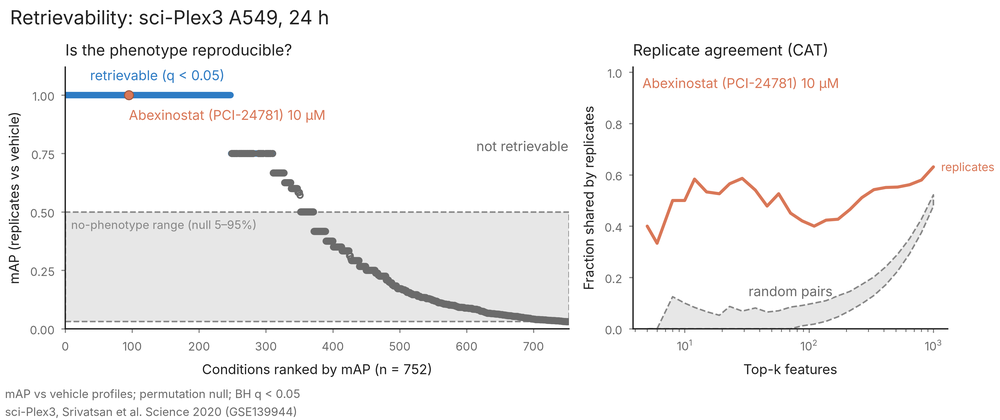
#> input picture docs/img/gallery/1_retrievability.png, 1000 x 420 px, found by its file name
$ python make_gallery.py
#> lines starting #> are read from the running program, lines starting #| are printed output that depends on the picture
"""Build docs/gallery.md: every plot next to its classic counterpart.

    python case_studies/cs1_sciplex_hdac.py   # once (real sci-Plex3 figures)
    python docs/make_gallery.py

Real-data figures come from CS1 (sci-Plex3, GEO GSE139944). Plate Atlas is shown on the
**synthetic** test plates: GDSC-derived plate figures stay local (licence, see
docs/data_status.md). Images are downscaled copies in docs/img/gallery/.
"""

from __future__ import annotations

import re
import sys
from pathlib import Path

import matplotlib

matplotlib.use("Agg")
from PIL import Image

ROOT = Path(__file__).resolve().parents[1]
CS1 = ROOT / "case_studies" / "out" / "cs1_sciplex_hdac"
IMG = ROOT / "docs" / "img" / "gallery"
OUT = ROOT / "docs" / "gallery.md"
WIDTH = 1000

#: (stem, plot, question, classic name, what the question-first version adds)
PLOTS = [
    (
        "1_retrievability",
        "Retrievability",
        "Is the effect real?",
        "replicate scatter",
        [
            "every condition is tested against vehicle, with an FDR-controlled call per "
            "condition, instead of one correlation driven by a few large genes",
            "the null band shows what 'no phenotype' looks like; non-retrievable "
            "conditions are greyed and later plots can drop them (the gate)",
        ],
    ),
    (
        "2_compass",
        "Compass",
        "What known mechanism does this compound resemble, and how strongly?",
        "PCA (reference classes coloured)",
        [
            "axes are mechanisms (reference classes), not principal components",
            "distance = noise-corrected signal strength; the residual says how much is "
            "unexplained, and compounds the references cannot explain are flagged",
            "the reference set and its version are printed; members are fitted leave-one-out",
        ],
    ),
    (
        "3_dose_paths",
        "Dose Paths",
        "Does the mechanism change with dose?",
        "PCA coloured by dose",
        [
            "each compound is a path from vehicle through its doses, on axes with meaning "
            "(likeness to the reference; stress)",
            "bends are tested (turn > 30° beyond noise) and only significant ones are "
            "annotated; the reference class's own path is drawn for comparison",
        ],
    ),
    (
        "4_fingerprint",
        "Fingerprint Strip",
        "What did each compound do, at pathway level?",
        "volcano (one compound)",
        [
            "many compounds × curated pathway groups at once, references first",
            "non-significant cells are neutral (BH over the whole matrix); colour "
            "limits and row ordering are stated",
        ],
    ),
    (
        "5_effect_ladder",
        "Effect Ladder",
        "Which genes moved, and how sure are we?",
        "volcano",
        [
            "the top genes with 95% intervals, grouped by gene set; intervals crossing "
            "zero are grey",
            "the count strip keeps the volcano's overview: how many genes went up and "
            "down across the transcriptome",
        ],
    ),
]


OUT_CS = ROOT / "case_studies" / "out"

#: Further real-data plots from other case studies: (folder, stem, plot, question, classic,
#: data note, what changes). Skipped with a note when the case study has not been run.
EXTRA = [
    (
        "cs6_engagement_ladder",
        "engagement_ladder",
        "Engagement Ladder",
        "Does potency hold up from enzyme to cell to phenotype, and where does it break?",
        "grouped bar chart of potencies",
        "Biochemical Kd (Davis et al. 2011), live-cell engagement in HEK293 (Vasta et al. "
        "2018; apparent IC50 from single-dose occupancy) and PRISM viability (CS6). The "
        "dasatinib flag is discussed in the CS6 report: BCR-ABL in K562 vs full-length ABL1 "
        "in HEK293 is the likely reason.",
        [
            "every rung on one concentration axis, so the shift from protein to cell to "
            "phenotype is read directly",
            "automatic flags: phenotype far more potent than engagement (off-target?), shifts "
            "beyond the expected ATP effect, exposure below the active concentration",
            "dashed segments and labels wherever rungs come from different cell systems",
        ],
    ),
    (
        "cs6_engagement_ladder",
        "selectivity_crizotinib_nanobret",
        "Selectivity Spectrum",
        "How specific is this compound?",
        "bar chart of most potent targets",
        "Crizotinib engagement of 178 kinases in live HEK293 cells (Vasta et al. 2018, "
        "apparent IC50 from occupancy at 1 µM); the biochemical spectrum (Davis 2011) is in "
        "the CS6 report: 69 kinases bound biochemically, 13 engaged in cells.",
        [
            "the whole panel, strongest first, with censored (not detected) targets shown "
            "and counted",
            "off-targets judged against exposure (free Cmax band) when supplied, otherwise by "
            "a stated 10-fold rule; panel coverage in the footer",
        ],
    ),
    (
        "cs2_prism_windows",
        "window_ACH-000219",
        "Window",
        "Is there a dose that works without the toxicity?",
        "overlaid dose-response curves",
        "PRISM 20Q2 secondary (Corsello et al. 2020, CC BY 4.0): dabrafenib in A375 (BRAF "
        "V600E melanoma) against the median of 676 non-skin lines as the toxicity proxy "
        "(CS2).",
        [
            "EC90 (on-target) and EC10 (toxicity) with bootstrap intervals instead of IC50s",
            "the window is drawn only when both fits pass quality checks, and is open-ended "
            "when toxicity never appears in the tested range",
            "exposure (free Cmax) is a band, never a line, and only when supplied",
        ],
    ),
    (
        "cs7_reference_library",
        "card_bortezomib_unrelated",
        "Neighbourhood Card",
        "Which annotated compounds does this one resemble?",
        "ranked similarity bars",
        "LINCS L1000 phase II (GEO GSE70138) consensus signatures, 603 compounds with "
        "Repurposing Hub MoA; bortezomib left out of its own library (CS7). Shown with the "
        "**unrelated-pairs null**; under the handover's all-pairs null (the current default) "
        "the same card reports 'no confident neighbour' (top neighbour oprozomib, q = 0.056). "
        "The all-pairs null stays the default (decision recorded in docs/milestone_5.md).",
        [
            "each neighbour gets a q value against the library's own null, and only "
            "confident neighbours are coloured; with none, the card says so",
            "similarity intervals from the query's own replicate signatures",
            "the query's structure sits next to its neighbours",
        ],
    ),
    (
        "cs8_onset_mixseq",
        "onset_trametinib",
        "Onset Timeline",
        "What happens first, and what follows?",
        "pathway scores over time",
        "MIX-seq (McFarland, Paolella et al. 2020, CC BY 4.0): trametinib 0.1 µM vs DMSO in "
        "24 pooled cancer cell lines at 3, 6, 12, 24 and 48 h; PROGENy and Hallmark scores "
        "per cell line, tested across lines (CS8).",
        [
            "onset is an interval between sampled time points, never a precise point",
            "rows ordered by onset, so the sequence (MAPK output first, cell cycle later, p53 "
            "later still) reads top to bottom",
            "peak and persistence on the same row; pathways that never respond are listed",
        ],
    ),
]


def _caption(md: Path) -> str:
    if not md.exists():
        return ""
    m = re.search(r"## Caption\n\n(.+?)\n\n", md.read_text(encoding="utf-8"), re.S)
    return m.group(1).strip() if m else ""


def _shrink(src: Path, dst: Path) -> None:
    im = Image.open(src)
#> im is the input picture: PIL image 1000x420 RGB; mean R, G, B 244.4, 244.1, 244.1
    if im.width > WIDTH:
        im = im.resize((WIDTH, round(im.height * WIDTH / im.width)), Image.Resampling.LANCZOS)
    dst.parent.mkdir(parents=True, exist_ok=True)
    im.convert("RGB").save(dst, optimize=True)


# [78 lines left out: functions _plate_atlas_synthetic, _combination_synthetic, not called in this run]


def main() -> int:
    if not (CS1 / "2_compass.png").exists():
        print("Run python case_studies/cs1_sciplex_hdac.py first.", file=sys.stderr)
        return 1
    lines = [
        "# Gallery",
        "",
        "Each plot answers one drug-discovery question. The left column is the plot people "
        "usually draw (tincture exports it too, as the *classic fallback*); the right column "
        "is the question-first version. Real data: sci-Plex3 A549, 24 h "
        "(Srivatsan et al. 2020, GEO GSE139944); abexinostat, an HDAC inhibitor, is the "
        "focus compound (terracotta). Reproduce with `python case_studies/cs1_sciplex_hdac.py` "
        "then `python docs/make_gallery.py`.",
        "",
    ]
    for stem, plot, question, classic, adds in PLOTS:
        _shrink(CS1 / f"{stem}.png", IMG / f"{stem}.png")
        _shrink(CS1 / f"{stem}_classic.png", IMG / f"{stem}_classic.png")
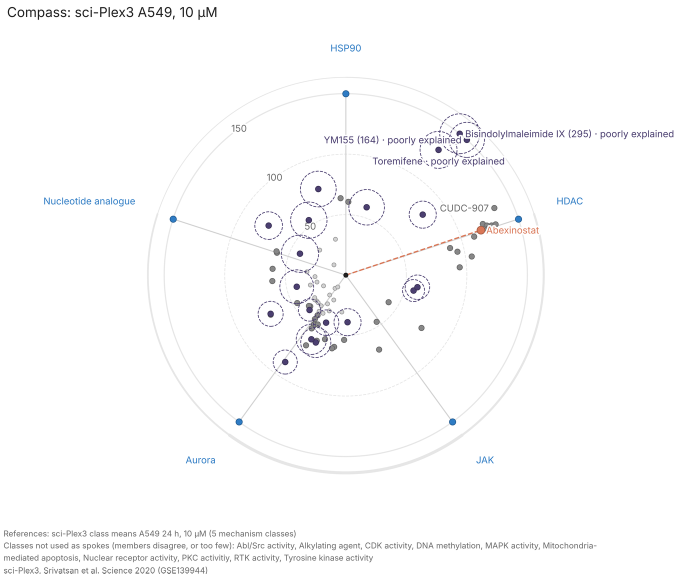
#> input picture docs/img/cs1_compass.png, 1400 x 1147 px, given in place of 1_retrievability_classic.png, which was not available (shown at 1/2 size)
#> in _shrink, im is the input picture: PIL image 1400x1147 RGBA; mean R, G, B, A 251.4, 251.4, 251.8, 255
#> in _shrink (call 2), `im = im.resize((WIDTH, round(im.height * WIDTH / im.width)), Image.Res..`:
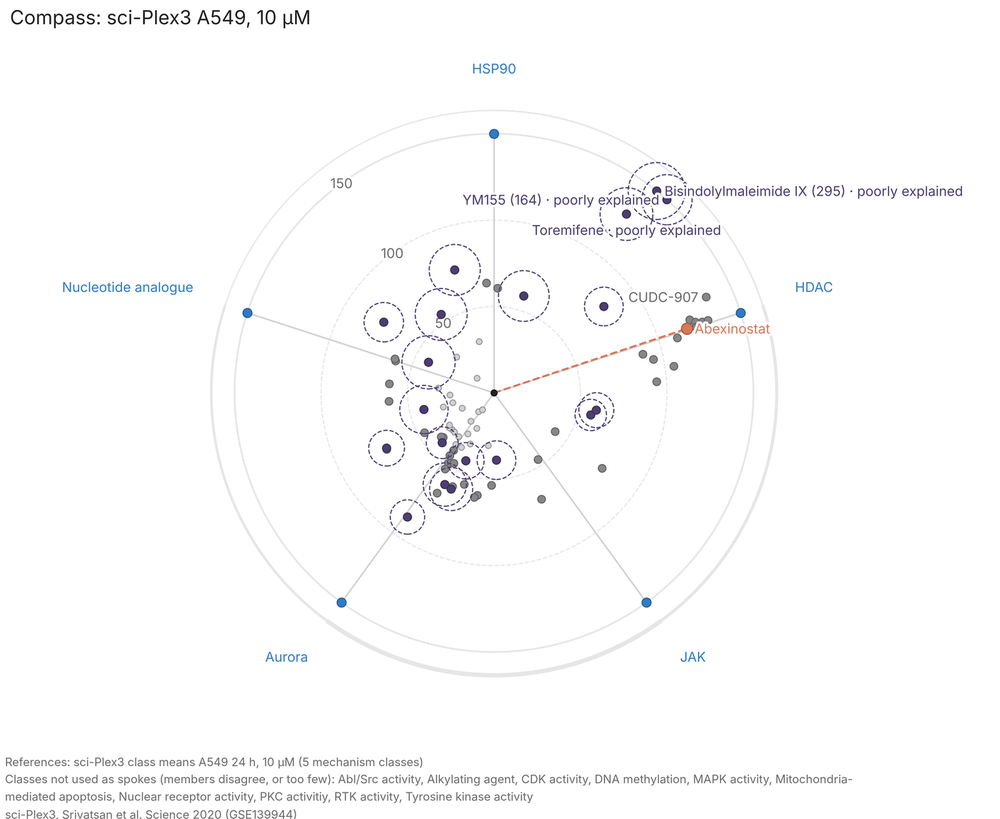
#> im: PIL image 1000x819 RGBA; mean R, G, B, A 251.3, 251.3, 251.7, 255
        lines += [
            f"## {plot}: {question}",
            "",
            f"| Classic: {classic} | tincture: {plot} |",
            "|---|---|",
            f"| ![classic](img/gallery/{stem}_classic.png) | ![{plot}](img/gallery/{stem}.png) |",
            "",
            f"**Caption (generated).** {_caption(CS1 / f'{stem}.md')}",
            "",
            "**What changes:**",
            *[f"- {a}" for a in adds],
            "",
        ]
#> pass 2 of the loop in main, `for stem, plot, question, classic, adds in PLOTS:`:
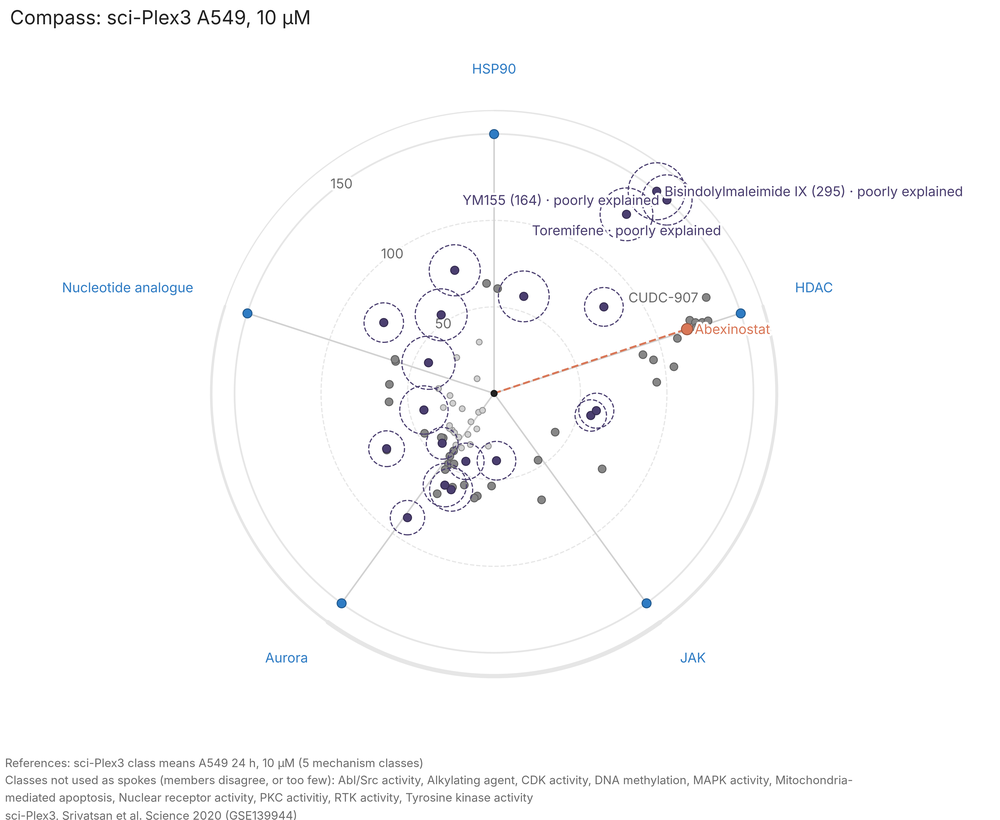
#> input picture docs/img/gallery/2_compass.png, 1000 x 820 px, found by its file name
#> in _shrink, im is the input picture: PIL image 1000x820 RGB; mean R, G, B 251.4, 251.3, 251.7
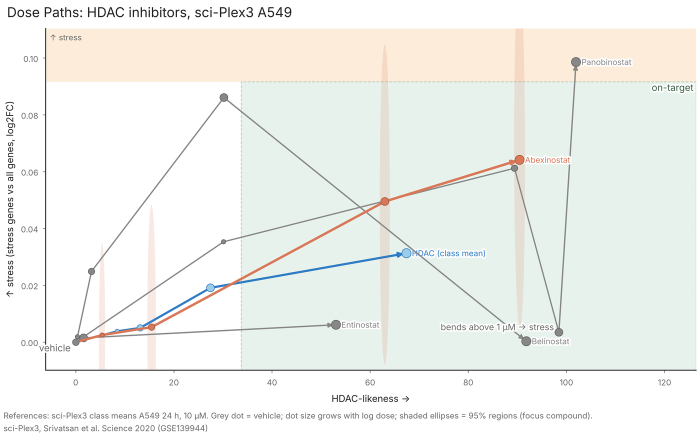
#> input picture docs/img/cs1_dose_paths.png, 1400 x 868 px, given in place of 2_compass_classic.png, which was not available (shown at 1/2 size)
#> in _shrink, im is the input picture: PIL image 1400x868 RGBA; mean R, G, B, A 240.3, 242, 237.4, 255
#> in _shrink (call 4), `im = im.resize((WIDTH, round(im.height * WIDTH / im.width)), Image.Res..`:
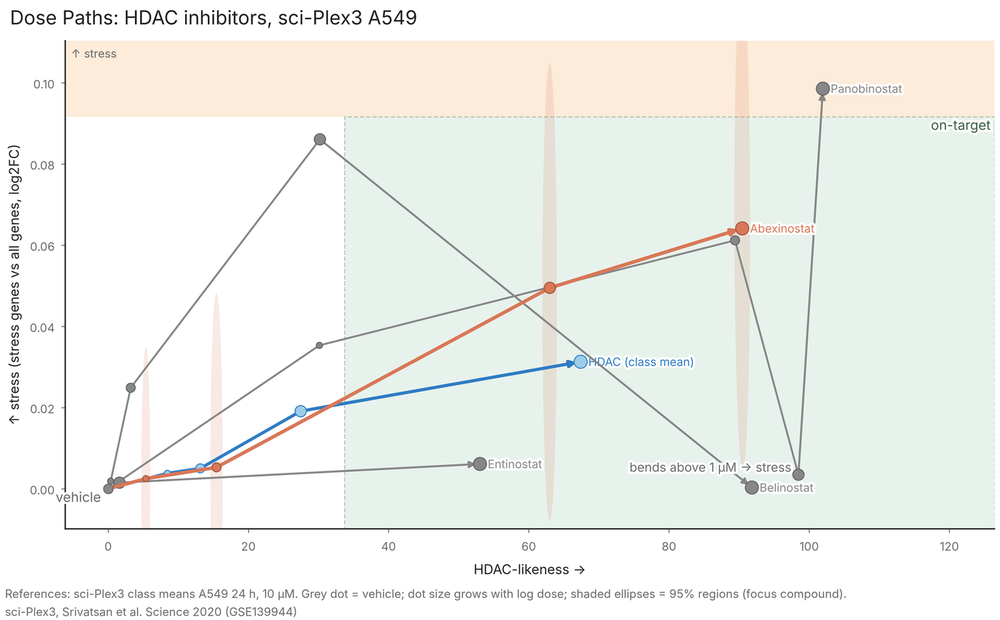
#> im: PIL image 1000x620 RGBA; mean R, G, B, A 240.1, 241.9, 237.2, 255
    for folder, stem, plot, question, classic, note, adds in EXTRA:
        src = OUT_CS / folder
        if not (src / f"{stem}.png").exists():
            lines += [f"## {plot}: {question}", "", f"_Run the {folder} case study first._", ""]
            continue
        _shrink(src / f"{stem}.png", IMG / f"{stem}.png")
        _shrink(src / f"{stem}_classic.png", IMG / f"{stem}_classic.png")
        lines += [
            f"## {plot}: {question}",
            "",
            note,
            "",
            f"| Classic: {classic} | tincture: {plot} |",
            "|---|---|",
            f"| ![classic](img/gallery/{stem}_classic.png) | ![{plot}](img/gallery/{stem}.png) |",
            "",
            f"**Caption (generated).** {_caption(src / f'{stem}.md')}",
            "",
            "**What changes:**",
            *[f"- {a}" for a in adds],
            "",
        ]
    tmp = ROOT / "case_studies" / "out" / "gallery_tmp"
    tmp.mkdir(parents=True, exist_ok=True)
    pa, pa_classic, pa_cap = _plate_atlas_synthetic(tmp)
    _shrink(pa, IMG / "plate_atlas_synthetic.png")
    _shrink(pa_classic, IMG / "plate_atlas_synthetic_classic.png")
    lines += [
        "## Plate Atlas: can we trust this plate?",
        "",
        "Shown on **synthetic** test plates: GDSC-derived plate figures are kept local "
        "(licence; see `docs/data_status.md`). Run `case_studies/cs3_plate_qc.py` to see it "
        "on all 16,354 GDSC2 plates.",
        "",
        "| Classic: plate heatmap | tincture: Plate Atlas |",
        "|---|---|",
        "| ![classic](img/gallery/plate_atlas_synthetic_classic.png) "
        "| ![Plate Atlas](img/gallery/plate_atlas_synthetic.png) |",
        "",
        f"**Caption (generated).** {pa_cap}",
        "",
        "**What changes:**",
        "- Z′ per plate with the 0.5 line, edge effect and control drift next to the plate "
        "map, so a bad plate is visible at a glance",
        "- controls and absent wells are marked; the QC definitions are printed",
        "",
    ]
    lines += _combination_synthetic(tmp)
    OUT.write_text("\n".join(lines), encoding="utf-8")
    print(f"wrote {OUT} and {len(list(IMG.glob('*.png')))} images")
    return 0


if __name__ == "__main__":
#> (the run stopped early here; a loop or call above may not have finished)
